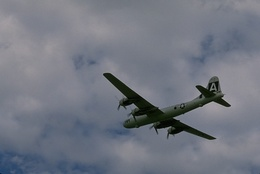
%> input picture dataset/I3.jpg, 260 x 174 px, shrunk from 481 x 321 before the run
$ octave --eval "Ex1;"   (GNU Octave 9; MATLAB toolbox functions it lacks are replaced by stand-ins)
%> lines starting %> are read from the running program, lines starting %| are printed output that depends on the picture
### SpectralCluster.m
function [labels] = SpectralCluster(W, k, algo)
% Inputs
% W: m-by-m real non-negative symmetric matrix holding the affinities between the input
% points to cluster. In particular, entry (r,s) holds the affinity between input points r x and
% s x .
% k: Integer >= 2 holding the required number of clusters.
% algo: String specifying the spectral clustering algorithm to carry out:
% 'rc' Ratio-Cuts
% 'nc' Normalized-Cuts
% Outputs
% labels: m-element vector of integers between 1 and k. A values of r in entry i means
% that i x was assigned to cluster r.

narginchk(3,3);
m = size(W, 1);
D = diag(W * ones(m,1));

%create W' according to received algo string.
if (strcmp(algo, 'rc'))
    w = W - D + eye(m);
end
if (strcmp(algo, 'nc'))
    w = D^(-0.5) * W * D^(-0.5);
end

[V,~] = eigs(w, k);

Y = normr(V);

[~, labels] = KMeans(Y', k, 25, 0, 5);

end

### Ex1.m
%% SCRIPT TO ANSWER EXERCISE ONE IN C.V.
function Ex1()
mu = 0;
k = 3;
max_iter = 25;
change_thresh = 0;
num_runs = 5;
addpath(genpath('C:/Users/Lirane/Google Drive/ComputationalBiology4/Vision/optprop'));
% [7 lines of commented-out code are left out]
SegmentImageSpecClust('dataset/I3.jpg', 3, 30, 100);
% [18 lines not run here, left out]
% [24 lines left out: function SegmentImageKMeans, not called in this run]

%% PART FOUR
function SegmentImageSpecClust(path, k, sigmaC, sigmaS)
%> called with path = 'dataset/I3.jpg', k = 3, sigmaC = 30, sigmaS = 100

img = imresize(im2double(imread(path)),1/8);
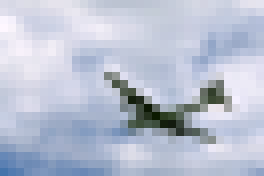
%> img: size 22x33x3 double (shown 8 times larger); mean R, G, B 0.446, 0.464, 0.507; drawn with min black and max white
col = size(img,2);
%> col = 33
row = size(img,1);
%> row = 22
[X, Y] = meshgrid(1:size(img,2),1:size(img,1));
img = rgb2lab(img);
%> img: size 22x33x3 double; mean of channels 1, 2, 3 49.6, 0.7, -6.5
img = reshape(img,size(img,2)*size(img,1),3);
%> img = 726 rows, first 12: [56.15 1.64 -4.39; 57.47 1.76 -3.97; 62.68 2.27 -2.39; 63.23 2.4 -1.88; 60.46 1.55 -2.85; 58.38 1.67 -4; 59.52 1.88 -3.43; 60.04 1.82 -3.05; 57.86 1.28 -3.21; 55.65 1.49 -4.85; 54.27 0.747 -5.31; 51.91 0.649 -6.18]
coordinates = [X(:),Y(:)];
W = exp((-1/(2*(sigmaC^2))) * squareform(pdist(img).^2) ...
      - (1/(2*(sigmaS^2))) * squareform(pdist(coordinates).^2)) ;

figure;
imagesc(reshape(SpectralCluster(W, k, 'rc'),row,col));
%> in SpectralCluster, `[V,~] = eigs(w, k);`: V = 726 rows, first 12: [4.55e-05 -0.000302 0.000264; 2.56e-05 -0.000236 0.000203; -8.84e-06 -9.06e-05 6.94e-05; -1.02e-05 -8.09e-05 6.11e-05; 4.85e-06 -0.000129 0.00011; 1.74e-05 -0.000203 0.000178; 6.06e-06 -0.000159 0.000137; 4.06e-06 -0.000141 0.000121; 3.1e-05 -0.000205 0.000191; 6.61e-05 -0.000367 0.000345; 0.000138 -0.000489 0.000492; 0.00027 -0.000775 0.000801]
%> the run ends on the next line
title(sprintf('SpectralSeg RC with k=%d,\n sigmaC=%d, sigmaS=%d',...
    k, sigmaC, sigmaS))
figure;
imagesc(reshape(SpectralCluster(W, k, 'nc'),row,col));
title(sprintf('SpectralSeg NC with k=%d,\n sigmaC=%d, sigmaS=%d',...
    k, sigmaC, sigmaS))
end

%% PART FIVE:
% [39 lines left out: function SegmentImageNystrom, not called in this run]

$ run again, with dataset/I1.jpg copied over dataset/I3.jpg
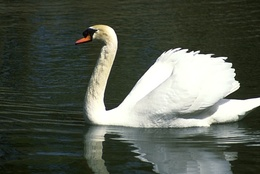
%> input picture dataset/I1.jpg, 260 x 174 px, shrunk from 481 x 321 before the run
%> in SegmentImageSpecClust, `img = imresize(im2double(imread(path)),1/8);`:
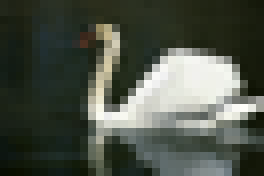
%> img: size 22x33x3 double (shown 8 times larger); mean R, G, B 0.339, 0.364, 0.32; drawn with min black and max white
%> in SegmentImageSpecClust, `img = reshape(img,size(img,2)*size(img,1),3);`: img = 726 rows, first 12: [18.24 -5.25 8.39; 18.38 -5.12 7.96; 13.55 -5.52 8.16; 16.23 -6.03 8.76; 14.51 -5.48 6.65; 14.83 -5.68 5.93; 14.46 -5.87 4.76; 13.79 -5.65 3.53; 13.21 -6.14 3.75; 14.3 -5.91 2.93; 14.66 -6.36 4.72; 17.3 -6.59 7.45]
%> V = 726 rows, first 12: [-0.00121 -0.000717 0.000328; -0.00131 -0.00083 0.000403; -0.000251 -3.76e-05 -0.000115; -0.00068 -0.000369 5.5e-05; -0.000351 -0.000174 -1.47e-05; -0.00038 -0.000239 3.72e-05; -0.000289 -0.000213 4.6e-05; -0.000173 -0.00015 3.12e-05; -0.000119 -0.00011 -9e-06; -0.000198 -0.000227 8.67e-05; -0.000294 -0.000297 7.29e-05; -0.000968 -0.00088 0.000311]

$ run again, with dataset/I2.jpg copied over dataset/I3.jpg
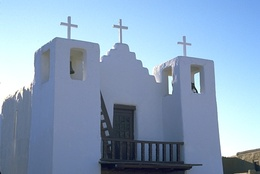
%> input picture dataset/I2.jpg, 260 x 174 px, shrunk from 481 x 321 before the run
%> in SegmentImageSpecClust, `img = imresize(im2double(imread(path)),1/8);`:
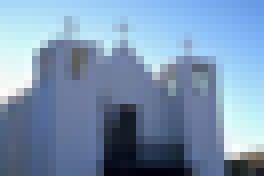
%> img: size 22x33x3 double (shown 8 times larger); mean R, G, B 0.534, 0.631, 0.738; drawn with min black and max white
%> in SegmentImageSpecClust, `img = reshape(img,size(img,2)*size(img,1),3);`: img = 726 rows, first 12: [87.02 -7.83 -19.09; 89.18 -8.71 -15.81; 91.46 -9.54 -12.53; 93.52 -10.68 -9.42; 95.4 -10.93 -6.87; 97.15 -11.03 -4.19; 98.01 -8.99 -3.14; 98.43 -6.66 -2.11; 99.01 -4.49 -1.49; 99.53 -2.1 -0.603; 99.58 -0.48 -0.0182; 101.1 -0.0457 0.59]
%> V = 726 rows, first 12: [-0.000468 -0.000466 -0.000449; -0.00035 -0.000375 -0.000339; -0.000243 -0.000284 -0.000238; -0.000163 -0.00021 -0.000163; -0.000115 -0.000163 -0.000115; -8.1e-05 -0.000126 -7.97e-05; -8.05e-05 -0.000124 -7.04e-05; -8.53e-05 -0.000125 -6.59e-05; -8.7e-05 -0.000124 -6.02e-05; -8.78e-05 -0.000121 -5.41e-05; -9.04e-05 -0.000121 -5.22e-05; -7.38e-05 -0.000104 -3.89e-05]
